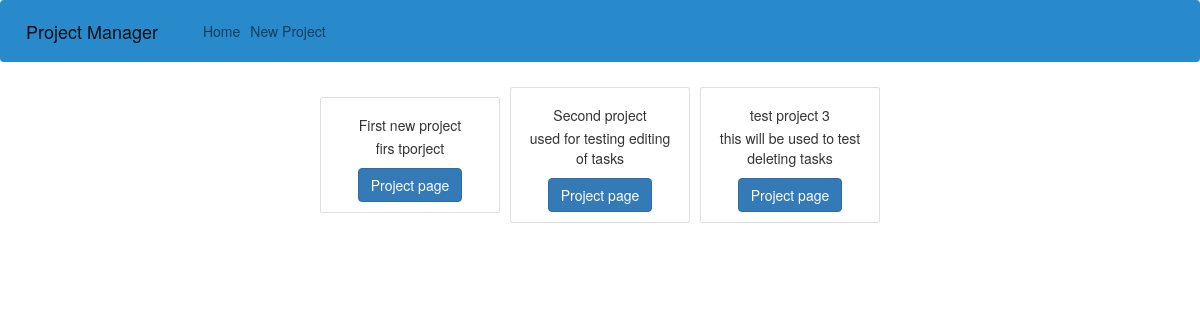
Before: / with the older database file.
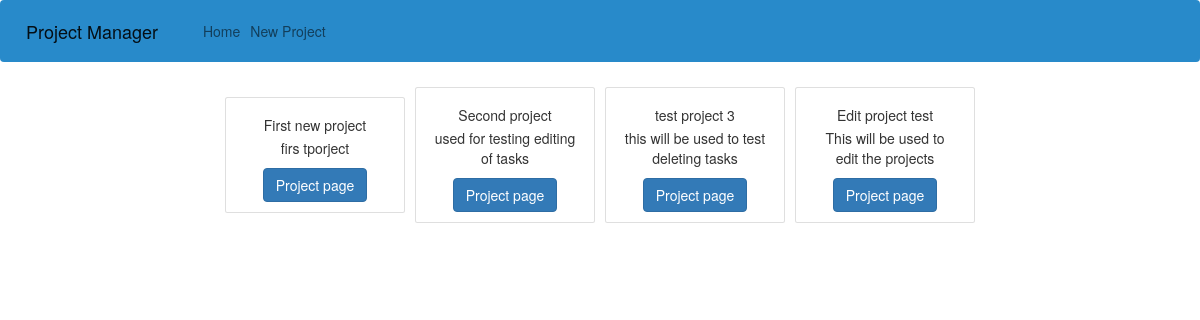
After: the same page with the newer database file.
### run.py (models this page shows, shortened)
class Project(db.Model):
    id = db.Column(db.Integer, primary_key=True)
    title = db.Column(db.String, unique=True, nullable=False)
    description = db.Column(db.String)
    manager = db.Column(db.String, nullable=False)
    tasks = db.relationship("Task", backref="task", lazy=True)

### run.py (the view, shortened to what this page needs)
@app.route("/", methods=["GET", "POST"] )
def homePage():
    projects_all = Project.query.all()
    return render_template("home.html", projects=projects_all)

### templates/home.html
{% extends "layout.html" %}
{% block content %}
<div class="container">
    <div class="d-flex align-items-center justify-content-center row">
        {% if projects %}
            {% for project in projects %}
                <div class="card m-2" style="width: 18rem;">
                    <div class="card-body">
                        <h5 class="card-title text-center">{{project.title}}</h5>
                        <p class="card-text text-center">{{project.description}}</p>
                        <div class="text-center">
                            <a href="{{url_for('projectPage', project_title=project.title)}}" class="btn btn-primary">Project page</a>
                        </div>
                    </div>
                </div>
            {%endfor%}
        {% else %}
            <p>No projects</p>
        {% endif %}
    </div>
</div>
{% endblock %}

Changed rows visible on the page:
added Project: title "Edit project test", description "This will be used to edit the projects"
